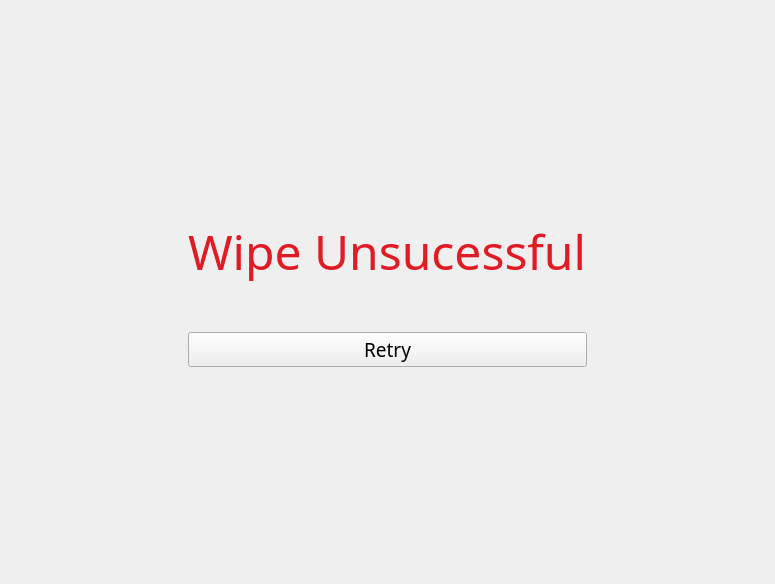
<?xml version="1.0" encoding="UTF-8"?>
<ui version="4.0">
 <class>Form</class>
 <widget class="QWidget" name="Form">
  <property name="geometry">
   <rect>
    <x>0</x>
    <y>0</y>
    <width>775</width>
    <height>584</height>
   </rect>
  </property>
  <property name="font">
   <font>
    <family>Noto Sans</family>
    <pointsize>14</pointsize>
   </font>
  </property>
  <property name="windowTitle">
   <string>EasyWipe</string>
  </property>
  <layout class="QGridLayout" name="gridLayout">
   <property name="leftMargin">
    <number>20</number>
   </property>
   <property name="topMargin">
    <number>20</number>
   </property>
   <property name="rightMargin">
    <number>20</number>
   </property>
   <property name="bottomMargin">
    <number>20</number>
   </property>
   <property name="spacing">
    <number>7</number>
   </property>
   <item row="1" column="2">
    <spacer name="horizontalSpacer_2">
     <property name="orientation">
      <enum>Qt::Horizontal</enum>
     </property>
     <property name="sizeHint" stdset="0">
      <size>
       <width>40</width>
       <height>20</height>
      </size>
     </property>
    </spacer>
   </item>
   <item row="4" column="1">
    <spacer name="verticalSpacer">
     <property name="orientation">
      <enum>Qt::Vertical</enum>
     </property>
     <property name="sizeHint" stdset="0">
      <size>
       <width>20</width>
       <height>40</height>
      </size>
     </property>
    </spacer>
   </item>
   <item row="1" column="0">
    <spacer name="horizontalSpacer">
     <property name="orientation">
      <enum>Qt::Horizontal</enum>
     </property>
     <property name="sizeHint" stdset="0">
      <size>
       <width>40</width>
       <height>20</height>
      </size>
     </property>
    </spacer>
   </item>
   <item row="3" column="1">
    <widget class="QPushButton" name="pushButton">
     <property name="text">
      <string>Retry</string>
     </property>
    </widget>
   </item>
   <item row="1" column="1" alignment="Qt::AlignHCenter|Qt::AlignVCenter">
    <widget class="QLabel" name="label">
     <property name="font">
      <font>
       <family>Noto Sans</family>
       <pointsize>36</pointsize>
      </font>
     </property>
     <property name="styleSheet">
      <string notr="true">color: rgb(224, 27, 36);</string>
     </property>
     <property name="text">
      <string>Wipe Unsucessful</string>
     </property>
    </widget>
   </item>
   <item row="0" column="1">
    <spacer name="verticalSpacer_2">
     <property name="orientation">
      <enum>Qt::Vertical</enum>
     </property>
     <property name="sizeHint" stdset="0">
      <size>
       <width>20</width>
       <height>40</height>
      </size>
     </property>
    </spacer>
   </item>
   <item row="2" column="1">
    <spacer name="verticalSpacer_3">
     <property name="orientation">
      <enum>Qt::Vertical</enum>
     </property>
     <property name="sizeType">
      <enum>QSizePolicy::Maximum</enum>
     </property>
     <property name="sizeHint" stdset="0">
      <size>
       <width>20</width>
       <height>40</height>
      </size>
     </property>
    </spacer>
   </item>
  </layout>
 </widget>
 <resources/>
 <connections/>
</ui>
